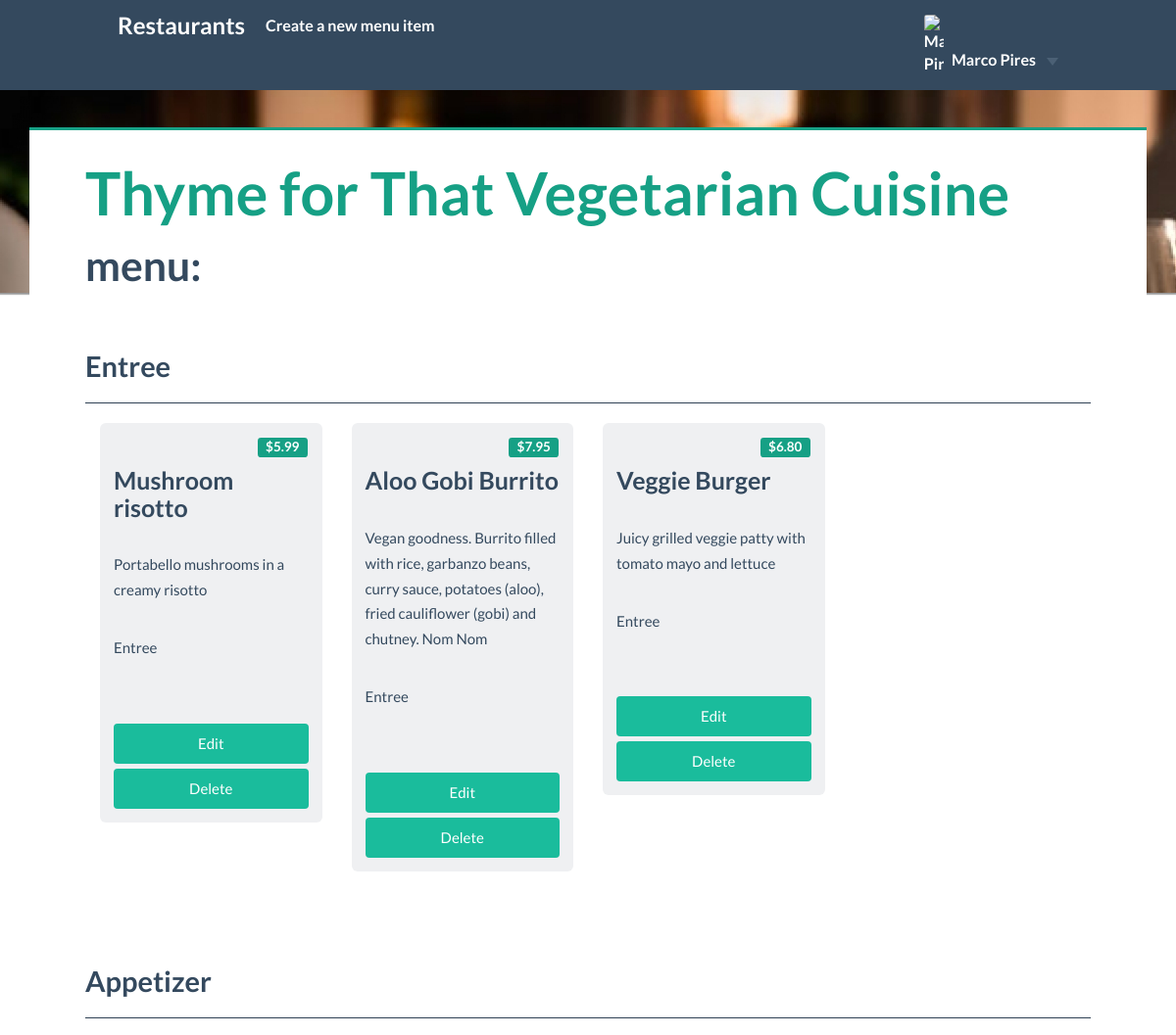
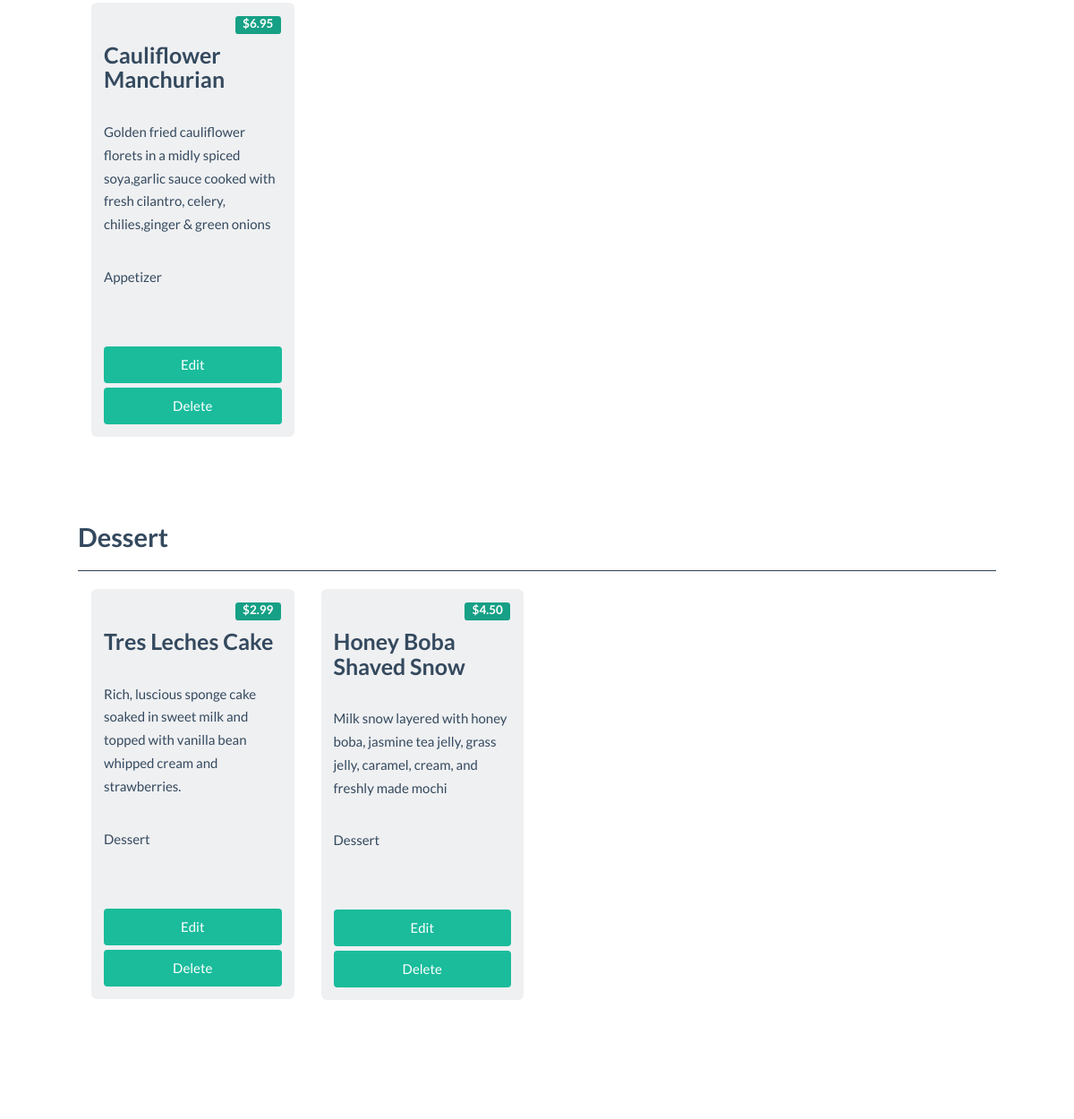
/restaurant/4/menu (signed in), run on the app's committed database (2 pictures, top to bottom).
### restaurantApp/persistence/database_setup.py (models this page shows, shortened)
class Restaurant(Base):
	__tablename__ = 'restaurant'
	id = Column( Integer, primary_key = True )
	name = Column( String(260), nullable = False )
	user_id = Column( Integer, ForeignKey('user.id') )
	picture = Column( String(1000), nullable = True, default='default.jpg')
	user = relationship(User)

class Course(Base):
	__tablename__ = 'course'
	name = Column( String(250), nullable = False, primary_key = True )

class MenuItem(Base):
	__tablename__ = 'menu_item'
	name = Column( String(80), nullable = False )
	id = Column( Integer, primary_key = True )
	description = Column( String(250) )
	price = Column( String(8) )
	course_name = Column( String(250), ForeignKey('course.name') )
	course = relationship(Course)
	restaurant_id = Column( Integer, ForeignKey('restaurant.id') )
	restaurant = relationship(Restaurant)
	user_id = Column( Integer, ForeignKey('user.id') )
	user = relationship(User)

### restaurantApp/router/views.py (the view)
@app.route("/restaurant/<int:restaurant_id>/menu")
def showmenu(restaurant_id):
    user = userData.getCurrentUserInfo()
    restaurant = db.getRestaurant( restaurant_id )
    items = db.getAllRestaurantMenuItems( restaurant )
    courses = db.getAllRestItemsByCourses( restaurant )
    return render_template(
        'menu.html',
        filesPath = filesHandler.getFilesFolder(),
        restaurant = restaurant,
        items = list(items),
        courses = courses,
        user_id = user['id'],
        username = user['name'],
        user_picture = user['picture']
    )

### restaurantApp/helpers/filesHandler.py (called while the page is built)
def getFilesFolder():
	return os.path.join( config.data["read_folder"] )

### restaurantApp/persistence/data_access.py (called while the page is built)
def connect(database='sqlite:///restaurantmenu.db'):
    try:
        engine = create_engine(database)
        Base.metadata.bind = engine
        DBSession = sessionmaker( bind = engine )
        session = DBSession()
        return session
    except:
        print("Error: Connection failed")

def closeConnection(session):
    session.close()

def getRestaurant(id):
    session = connect()
    restaurant = session.query(Restaurant).filter_by( id = id ).one()
    closeConnection(session)
    return restaurant

def getAllRestaurantMenuItems(restaurant):
    session = connect()
    items = session.query(MenuItem).filter_by( restaurant_id = restaurant.id
        ).order_by(desc(MenuItem.course_name))
    closeConnection(session)
    return items

def getAllCourses():
    session = connect()
    courses = session.query(Course).all()
    closeConnection(session)
    return courses

def getAllRestItemsByCourses(restaurant):
    session = connect()
    courses = getAllCourses();
    for course in courses:
        course.menuItems = session.query(MenuItem).filter_by( restaurant_id = restaurant.id,
            course_name = course.name )
        course.length = course.menuItems.count()
    closeConnection(session)
    return courses

### restaurantApp/session/storage.py (called while the page is built)
def get(key):
    if key in session:
        return session[key]
    return None

### restaurantApp/session/userData.py (called while the page is built)
def getCurrentUserInfo():
    return {
        'id' : session.get('user_id'),
        'name' : session.get('username'),
        'picture' : session.get('picture'),
        'email' : session.get('email'),
    }

### restaurantApp/templates/menu.html (shortened to what this page needs)
<!DOCTYPE html>
<html>
	<head>
		<link rel="stylesheet" href="{{ url_for('static', filename='vendor/bootstrap-3.3.5-dist/css/bootstrap.min.css') }}">
		<link rel="stylesheet" href="{{ url_for('static', filename='vendor/Flat-UI/css/flat-ui.min.css') }}">
		<link rel="stylesheet" href="{{ url_for('static', filename='css/styles.css') }}">
	</head>
	</body>
		<header class="header clearfix">
			<nav class="navbar navbar-inverse navbar-fixed-top" role="navigation">
				<div class="navbar-header">
					<a class="navbar-brand" href='/'>Restaurants</a>
				</div>
				<div class="collapse navbar-collapse" id="navbar-collapse-01">
					{% if username and restaurant.user_id == user_id %}
					<ul class="nav navbar-nav navbar-left">
						<li><a href='{{url_for('NewMenuItem', restaurant_id = restaurant.id) }}'>Create a new menu item</a></li>
					</ul>
					{% endif %}
					<ul class="nav navbar-nav navbar-right">
						{% if username %}
						<li class="dropdown">
							<a href="#" class="dropdown-toggle" data-toggle="dropdown">
								{% if user_picture %}
									<img src="{{user_picture}}" alt="{{ username }}">
								{% endif %}
								{{ username }}
								<b class="caret"></b>
							</a>
						</li>
						{% else %}
						<li>
							<a href='{{ url_for('showLogin') }}'>Login</a>
						</li>
						{% endif %}
					</ul>
				</div>
			</nav>
		</header>
		<main class="container">
			<div class="container-fluid">
				{% if items|length > 0 %}
					<div class="restaurant-cover">
					</div>
					<section class="menu-items">
						<h1>
							<span class="green-sea">{{restaurant.name}}</span> <span class="small-h1">menu:</span>
						</h1>
						<br>
						{% for course in courses %}
							{% if course.length > 0 %}
								<div class="group">
									<h4>{{course.name}}</h4>
									<hr>
									<ul>
										{% for item in course.menuItems %}
											<li class="col-md-3 col-sm-6 col-xs-12">
												<div class="tile menu-item">
													<span class="label label-default palette-green-sea">{{item.price}}</span>
													<h3 class="tile-title">{{item.name}}</h3>
													<br>
													<p>{{item.description}}</p>
													<p>{{item.course_name}}</p>
													{% if username and item.user_id == user_id %}
														<br>
														<a class="btn btn-primary btn-large btn-block" href ='{{url_for('editMenuItem', restaurant_id = restaurant.id, menu_id = item.id) }}'>Edit</a>
														<a class="btn btn-primary btn-large btn-block" href ='{{url_for('deleteMenuItem', restaurant_id = restaurant.id, menu_id = item.id) }}'>Delete</a>
													{% endif %}
												</div>
											</li>
										{% endfor %}
									</ul>
									<div class="clearfix"></div>
									<br><br>
								</div>
							{% endif %}
						{% endfor %}
					</section>
				{% else %}
					<h4>There are no items to display! </h4> <p>Start by creating a <a href='{{url_for('NewMenuItem', restaurant_id = restaurant.id) }}'>new menu item</a> .</p>
					<br>
					<br>
					<br>
				{% endif %}
			</div>
		</main>
		<footer>
			<div class="container">
				<div class="row">
					<div class="col-xs-7">
						<h3 class="footer-title">About Restaurant app</h3>
						<p>
						</p>
					</div>
					<div class="col-xs-5 hidden-xs">
						<div class="footer-banner">
						<h3 class="footer-title">Contacts</h3>
							<ul>
								<li><strong>email:</strong> <span>mpires@leya.com</span></li>
							</ul>
						</div>
					</div>
				</div>
			</div>
		</footer>
	</body>
</html>

### restaurantApp/static/css/styles.css (style rules this page uses)
main.container { position: absolute; top: 0; min-height: 95%; width: 100%; z-index: 1; margin-bottom: 315px; -webkit-box-shadow: 1px 1px 5px 1px rgba(0,0,0,.5); box-shadow: 1px 1px 5px 1px rgba(0,0,0,.5); }
main:not(.login-wrapper) { background-color: #fff; padding-top : 130px; padding-bottom : 50px; }
.navbar { padding: 0 10%; }
.navbar-brand { padding: 14px 0; margin: 0; }
.container-fluid { max-width: 1200px; }
@media (min-width: 768px) { .navbar-collapse .navbar-nav.navbar-left:first-child { margin-left: 0 !important; } }
footer { position: fixed; width: 100%; bottom: 0; border-top: 1px solid; min-height: 310px; }
footer .container { margin: 0 auto; }
.green-sea { color: #16a085; }
.small-h1 { font-size: 0.7em; }
.btn + .btn { margin-right: 5px; }
.btn { position: relative; }
.menu-item { padding-top: 5%; text-align: left; min-width: 200px; }
.menu-item h3 { margin-top: 35px; font-size: 25px; }
.menu-item .label { position: absolute; top: 0; right: 0; margin: 15px; }
.navbar-collapse .navbar-nav.navbar-right:last-child>.dropdown:last-child>a { -webkit-border-radius: 0; -moz-border-radius: 0; -ms-border-radius: 0; -o-border-radius: 0; border-radius: 0; }
.group hr { border-color: #2f4154; }
.group ul { padding: 0; }
.group ul li { list-style: none; }
.navbar .navbar-right .dropdown img { max-width: 20px; border-radius: 3px; vertical-align: sub; margin-right: 5px; }
.menu-items { padding: 1px 5%; position: relative; z-index: 2; background-color: white; border-top: 3px solid #16A085; min-width: 250px; }
.restaurant-cover { position: fixed; background-color: #1abc9c; width: 100%; left: 0; top: 0; height: 300px; overflow: hidden; -webkit-box-shadow: 0px 1px 1px 0px rgba(0,0,0,.3); box-shadow: 0px 1px 1px 0px rgba(0,0,0,.3); border-bottom: 1px solid #999; }

### data on the page
Restaurant: name "Thyme for That Vegetarian Cuisine"
Course: name "Entree"
MenuItem: price "$5.99", name "Mushroom risotto", description "Portabello mushrooms in a creamy risotto", course_name "Entree"
MenuItem: price "$7.95", name "Aloo Gobi Burrito", description "Vegan goodness. Burrito filled with rice, garbanzo beans, curry sauce, potatoes (aloo), fried cauliflower (gobi) and chutney. Nom Nom", course_name "Entree"
MenuItem: price "$6.80", name "Veggie Burger", description "Juicy grilled veggie patty with tomato mayo and lettuce", course_name "Entree"
Course: name "Appetizer"
MenuItem: price "$6.95", name "Cauliflower Manchurian", description "Golden fried cauliflower florets in a midly spiced soya,garlic sauce cooked with fresh cilantro, celery, chilies,ginger & green onions", course_name "Appetizer"
Course: name "Dessert"
MenuItem: price "$2.99", name "Tres Leches Cake", description "Rich, luscious sponge cake soaked in sweet milk and topped with vanilla bean whipped cream and strawberries.", course_name "Dessert"
MenuItem: price "$4.50", name "Honey Boba Shaved Snow", description "Milk snow layered with honey boba, jasmine tea jelly, grass jelly, caramel, cream, and freshly made mochi", course_name "Dessert"

### other printed values
{{ username }} "Marco Pires"
